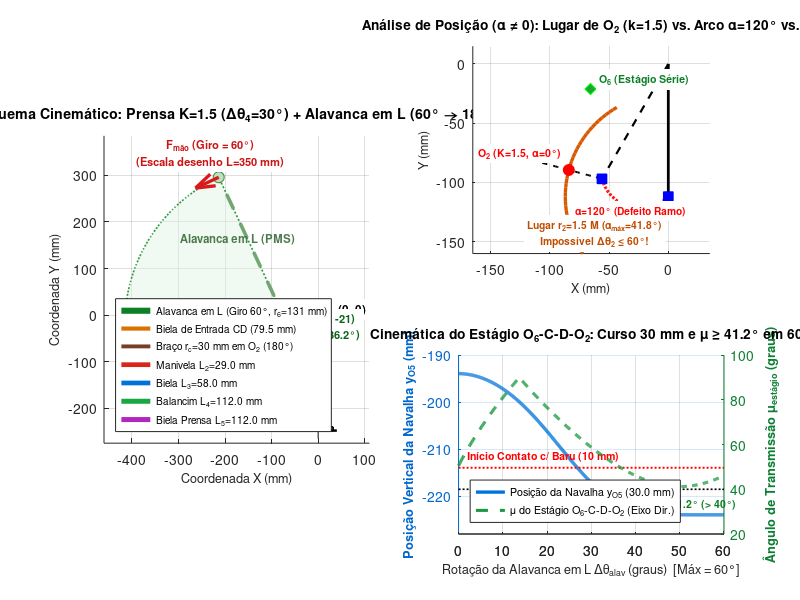
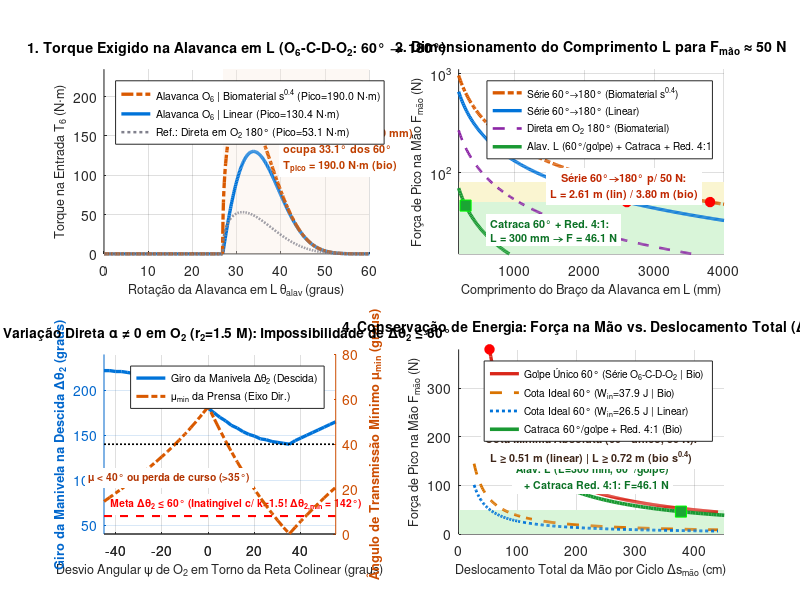

Write MATLAB code to recreate these figures, in order.
% =========================================================================
% Trabalho Final 1 - Dinâmica das Máquinas (UFG)
% Avaliação da Inserção de Alavanca em Formato de L (Força ~ 50 N, Curso <= 60°)
% no Mecanismo de Prensa K = 1.5, Delta_theta4 = 30° com Posição (alfa != 0)
%
% Análises realizadas:
%   1) Mecanismo Base K = 1.5, Delta_theta4 = 30° (PMS -> PMI)
%   2) Estágio em Série com Alavanca em L (O6-C-D-O2, alfa_in != 0, Giro = 60°)
%   3) Variação Direta de alfa != 0 em O2 (k = 1.5 estrito vs. alfa = 120°)
%   4) Prova pela Conservação de Energia + Comparativo c/ Catraca/Redutor 4:1
%
% Aluno: Guilherme Paiva Crispim Abalém | Prof. Sigeo Kitatani Jr.
% =========================================================================

clear; clc; close all;

if isempty(available_graphics_toolkits())
    try
        register_graphics_toolkit('qt');
        graphics_toolkit('qt');
    catch
    end
end

script_dir = fileparts(mfilename('fullpath'));
if isempty(script_dir), script_dir = '.'; end
assets_dir = fullfile(script_dir, 'assets');
if ~exist(assets_dir, 'dir'), mkdir(assets_dir); end

opt = optimset('Display', 'off');

% -------------------------------------------------------------------------
% 1. Mecanismo Base (K = 1.5, Delta_theta4 = 30°, h = 30 mm)
% -------------------------------------------------------------------------
h_curso = 30.0;        % Curso útil total da navalha (mm)
delta_q = 10.0;        % Curso efetivo de cisalhamento do baru (mm)
F_max   = 5000.0;      % Força máxima de corte por cisalhamento (N)
dt_deg  = 30.0;
dt      = deg2rad(dt_deg);

L4 = h_curso / (2.0 * (1.0 - cos(dt))); % 111.9615 mm
L5 = L4;

O4 = [0.0; 0.0];
B2 = [0.0; -L4];                       % PMI (x = 0, y = -111.96 mm)
B1 = [-L4 * sin(dt); -L4 * cos(dt)];   % PMS (x = -55.98, y = -96.96 mm)
M  = B1 - B2;
corda_M = norm(M);                     % 57.9555 mm

O2 = B2 + 1.5 * M;                     % [-83.97; -89.46] mm
L2 = corda_M / 2.0;                    % 28.9778 mm
L3 = corda_M;                          % 57.9555 mm
d_base = norm(O2);                     % 122.70 mm

y_pmi     = -2.0 * L4;                 % -223.923 mm
y_pms     = -2.0 * L4 * cos(dt);       % -193.923 mm
y_contato = y_pmi + delta_q;           % -213.923 mm

mu_guia    = 0.10;
eta_juntas = 0.96;                     % Rendimento do estágio base de barras
eta_est    = 0.96;                     % Rendimento do estágio de entrada

% Cinemática do mecanismo base no curso de descida (th2: 165° -> 345°)
Nb = 720;
th2_base_deg = linspace(165.0, 345.0, Nb);
th2_base_rad = deg2rad(th2_base_deg);
dth2_b = th2_base_rad(2) - th2_base_rad(1);

yp_base  = zeros(1, Nb);
b5_base  = zeros(1, Nb);
mu_base  = zeros(1, Nb);
x_curr = [atan2(B1(2)-O2(2), B1(1)-O2(1)); -pi/2 - dt];
for k = 1:Nb
    t2 = th2_base_rad(k);
    sis = @(x) [O2(1) + L2*cos(t2) + L3*cos(x(1)) - L4*cos(x(2)); ...
                O2(2) + L2*sin(t2) + L3*sin(x(1)) - L4*sin(x(2))];
    x_sol = fsolve(sis, x_curr, opt);
    x_curr = x_sol;
    xB = L4 * cos(x_sol(2));
    yB = L4 * sin(x_sol(2));
    yp_base(k) = yB - sqrt(max(0.0, L5^2 - xB^2));
    b5_base(k) = asin(min(1.0, abs(xB) / L5));
    da = mod(abs(x_sol(2) - x_sol(1)), 2*pi);
    if da > pi, da = 2*pi - da; end
    mu_base(k) = rad2deg(da);
end

hp_base = abs(gradient(yp_base * 1e-3, dth2_b));
eta_bar_b = (1.0 - mu_guia * tan(b5_base)) * eta_juntas;
s_pen_b = max(0.0, (y_contato - yp_base) / delta_q);
F_lin_b = F_max * s_pen_b;
F_bio_b = F_max * (s_pen_b.^0.4);
T2_lin_b = (F_lin_b .* hp_base) ./ eta_bar_b;
T2_bio_b = (F_bio_b .* hp_base) ./ eta_bar_b;

W_in_lin = trapz(th2_base_rad, T2_lin_b); % ~26.47 J
W_in_bio = trapz(th2_base_rad, T2_bio_b); % ~37.90 J

% -------------------------------------------------------------------------
% 2. ANÁLISE A: Alavanca em Formato de L em Série (O6 - C - D - O2)
%    Mapeamento 60° na Alavanca -> 180° na Manivela O2 (com alfa_est != 0)
% -------------------------------------------------------------------------
% Parâmetros sintetizados no referencial local (D1 = [rc;0], D2 = [-rc;0]):
rc_drv   = 30.0;   % Braço acoplado no eixo de O2 (mm)
ox_loc   = -50.0;  % Posição local de O6 em relação a O2 (mm)
oy_loc   = -50.0;
th_mid_d = 25.0;   % Ângulo médio do braço de saída da alavanca (graus)
t1_loc   = deg2rad(th_mid_d - 30.0);
t2_loc   = deg2rad(th_mid_d + 30.0);

u1 = [cos(t1_loc); sin(t1_loc)];
u2 = [cos(t2_loc); sin(t2_loc)];
num_r6 = norm([ox_loc; oy_loc] - [-rc_drv; 0])^2 - norm([ox_loc; oy_loc] - [rc_drv; 0])^2;
den_r6 = 2.0 * (dot([ox_loc; oy_loc] - [rc_drv; 0], u1) - dot([ox_loc; oy_loc] - [-rc_drv; 0], u2));
r6_drv = num_r6 / den_r6; % 130.95 mm
C1_loc = [ox_loc; oy_loc] + r6_drv * u1;
L_rod  = norm(C1_loc - [rc_drv; 0]); % 79.48 mm

% Rotação de montagem em torno de O2 para posicionamento ergonômico livre de colisão
% phi_rot = 210° coloca O6 acima/esquerda de O2; chaveta da manivela L2 defasada de -45°
phi_rot = deg2rad(210.0);
R_drv   = [cos(phi_rot), -sin(phi_rot); sin(phi_rot), cos(phi_rot)];
O6_glob = O2 + R_drv * [ox_loc; oy_loc];

% Ângulo de retorno rápido / assimetria alfa_estágio do driver (entre O6-D1 e O6-D2)
v_o6_d1 = [rc_drv; 0] - [ox_loc; oy_loc];
v_o6_d2 = [-rc_drv; 0] - [ox_loc; oy_loc];
alpha_drv = rad2deg(acos(max(-1, min(1, dot(v_o6_d1, v_o6_d2) / (norm(v_o6_d1)*norm(v_o6_d2))))));

% Varredura de 0° a 60° na alavanca em L
Ns = 601;
th6_loc = linspace(t1_loc, t2_loc, Ns);
dth6    = th6_loc(2) - th6_loc(1);
th6_sweep_deg = linspace(0.0, 60.0, Ns);

th_o2_loc = zeros(1, Ns);
mu_drv    = zeros(1, Ns);
C_glob    = zeros(2, Ns);
D_glob    = zeros(2, Ns);

for j = 1:Ns
    Cj_loc = [ox_loc; oy_loc] + r6_drv * [cos(th6_loc(j)); sin(th6_loc(j))];
    dC = norm(Cj_loc);
    cos_mu = (rc_drv^2 + L_rod^2 - dC^2) / (2.0 * rc_drv * L_rod);
    mu_d = rad2deg(acos(max(-1, min(1, cos_mu))));
    if mu_d > 90.0, mu_d = 180.0 - mu_d; end
    mu_drv(j) = mu_d;

    angC = atan2(Cj_loc(2), Cj_loc(1));
    cos_gam = (dC^2 + rc_drv^2 - L_rod^2) / (2.0 * dC * rc_drv);
    gam = acos(max(-1, min(1, cos_gam)));
    if j == 1
        if abs(mod(angC + gam + pi, 2*pi) - pi) < 1e-2
            sgn_b = +1;
        else
            sgn_b = -1;
        end
    end
    th_o2_loc(j) = angC + sgn_b * gam;
    Dj_loc = rc_drv * [cos(th_o2_loc(j)); sin(th_o2_loc(j))];
    C_glob(:, j) = O2 + R_drv * Cj_loc;
    D_glob(:, j) = O2 + R_drv * Dj_loc;
end

th_o2_u_deg = rad2deg(unwrap(th_o2_loc));
th2_drv_deg = 165.0 + (th_o2_u_deg - th_o2_u_deg(1)); % 165° (PMS) -> 345° (PMI)

% Cinemática acoplada completa (alavanca em L -> O2 -> B -> O5)
yp_drv  = interp1(th2_base_deg, yp_base, th2_drv_deg);
b5_drv  = interp1(th2_base_deg, b5_base, th2_drv_deg);
mu_p_drv = interp1(th2_base_deg, mu_base, th2_drv_deg);

hp_drv_th6 = abs(gradient(yp_drv * 1e-3, dth6));
eta_tot_drv = (1.0 - mu_guia * tan(b5_drv)) * eta_juntas * eta_est;
s_pen_drv = max(0.0, (y_contato - yp_drv) / delta_q);
F_lin_drv = F_max * s_pen_drv;
F_bio_drv = F_max * (s_pen_drv.^0.4);

T6_lin = (F_lin_drv .* hp_drv_th6) ./ eta_tot_drv;
T6_bio = (F_bio_drv .* hp_drv_th6) ./ eta_tot_drv;

idx_cut_drv = find(s_pen_drv > 0);
span_cut_th6 = th6_sweep_deg(idx_cut_drv(end)) - th6_sweep_deg(idx_cut_drv(1));

L_req_lin_50N = max(T6_lin) / 50.0;
L_req_bio_50N = max(T6_bio) / 50.0;

% Braço ergonômico da alavanca em L (90° horário em relação a O6->C)
% Se L_visual = 400 mm apenas para desenho técnico em escala com a prensa
L_L_draw = 350.0;
ang_C1 = atan2(C_glob(2,1) - O6_glob(2), C_glob(1,1) - O6_glob(1));
ang_C2 = atan2(C_glob(2,end) - O6_glob(2), C_glob(1,end) - O6_glob(1));
P_L_pms = O6_glob + L_L_draw * [cos(ang_C1 - pi/2); sin(ang_C1 - pi/2)];
P_L_pmi = O6_glob + L_L_draw * [cos(ang_C2 - pi/2); sin(ang_C2 - pi/2)];

% -------------------------------------------------------------------------
% 3. ANÁLISE B: Variação de alfa != 0 Diretamente em O2 (Síntese de Norton)
%    Mantendo r2 = 1.5 * corda_M (k = 1.5) para psi in [-45°, +55°]
% -------------------------------------------------------------------------
uM = M / corda_M;
nM_out = [-uM(2); uM(1)]; % Normal apontando para longe de O4

psi_vec_deg = linspace(-45.0, 55.0, 41);
n_psi = length(psi_vec_deg);
alp_arr     = zeros(1, n_psi);
dth_desc_arr = NaN(1, n_psi);
mu_min_arr  = zeros(1, n_psi);
h_util_arr  = NaN(1, n_psi);
L_50_lin_a  = NaN(1, n_psi);
L_50_bio_a  = NaN(1, n_psi);
O2_locus    = zeros(2, n_psi);

for p = 1:n_psi
    psi = deg2rad(psi_vec_deg(p));
    O2t = B2 + 1.5 * corda_M * (cos(psi)*uM + sin(psi)*nM_out);
    O2_locus(:, p) = O2t;
    r1t = norm(B1 - O2t); r2t = norm(B2 - O2t);
    L2t = (r2t - r1t) / 2.0; L3t = (r2t + r1t) / 2.0; dt_b = norm(O2t);
    alp_arr(p) = rad2deg(acos(max(-1, min(1, dot(B1-O2t, B2-O2t)/(r1t*r2t)))));

    c1 = (L3t^2 + L4^2 - (dt_b - L2t)^2) / (2.0*L3t*L4);
    c2 = (L3t^2 + L4^2 - (dt_b + L2t)^2) / (2.0*L3t*L4);
    mu1 = rad2deg(acos(max(-1, min(1, c1))));
    mu2 = rad2deg(acos(max(-1, min(1, c2))));
    mu_min_arr(p) = min([mu1, mu2, 180-mu1, 180-mu2]);

    th2_pmi_t = atan2(B2(2)-O2t(2), B2(1)-O2t(1));
    Nt = 360;
    th_f = linspace(th2_pmi_t, th2_pmi_t + 2*pi, Nt+1); th_f = th_f(1:Nt);
    dth_t = th_f(2) - th_f(1);
    ypt = zeros(1, Nt); b5t = zeros(1, Nt);
    x_c = [th2_pmi_t; -pi/2];
    ok_t = true;
    for k = 1:Nt
        t2 = th_f(k);
        sis = @(x) [O2t(1)+L2t*cos(t2)+L3t*cos(x(1))-L4*cos(x(2)); ...
                    O2t(2)+L2t*sin(t2)+L3t*sin(x(1))-L4*sin(x(2))];
        [xs, ~, info] = fsolve(sis, x_c, opt);
        if info <= 0, ok_t = false; break; end
        x_c = xs;
        xB = L4*cos(xs(2)); yB = L4*sin(xs(2));
        ypt(k) = yB - sqrt(max(0.0, L5^2 - xB^2));
        b5t(k) = asin(min(1.0, abs(xB)/L5));
    end
    if ok_t
        [ymax_t, ipms] = max(ypt);
        [ymin_t, ~]    = min(ypt);
        h_util_arr(p)  = ymax_t - ymin_t;
        dth_desc_arr(p) = 360.0 - (ipms - 1);
        idx_d = ipms:Nt;
        hpt = abs(gradient(ypt(idx_d)*1e-3, dth_t));
        etat = (1.0 - mu_guia*tan(b5t(idx_d))) * eta_juntas;
        spt = max(0.0, (ymin_t + delta_q - ypt(idx_d)) / delta_q);
        Tt_lin = (F_max * spt .* hpt) ./ etat;
        Tt_bio = (F_max * (spt.^0.4) .* hpt) ./ etat;
        L_50_lin_a(p) = max(Tt_lin) / 50.0;
        L_50_bio_a(p) = max(Tt_bio) / 50.0;
    end
end

% Caso limite k=1.5 com alavanca em L direta limitada a 60° antes do PMI (th2: 285° -> 345°)
idx_60_base = find(th2_base_deg >= 285.0);
h_60_base = max(yp_base(idx_60_base)) - min(yp_base(idx_60_base));

% -------------------------------------------------------------------------
% 4. Cota pela Conservação de Energia e Comparativo c/ Catraca + Redutor 4:1
% -------------------------------------------------------------------------
% Cota teórica absoluta para giro único de 60° (F_mao = 50 N constante):
L_min_energia_lin = W_in_lin / (50.0 * deg2rad(60.0)); % 0.506 m
L_min_energia_bio = W_in_bio / (50.0 * deg2rad(60.0)); % 0.724 m

% Redutor 4:1 com alavanca em L catracada (golpes de até 60° no pinhão):
i_red = 4.0; eta_eng = 0.96;
T_red_lin = T2_lin_b ./ (i_red * eta_eng);
T_red_bio = T2_bio_b ./ (i_red * eta_eng);
L_red_50N_lin = max(T_red_lin) / 50.0;
L_red_50N_bio = max(T_red_bio) / 50.0;
L_alav_pratica = 0.300; % 300 mm

fprintf('====================================================================================\n');
fprintf('AVALIAÇÃO: ALAVANCA EM FORMATO DE L (F ~ 50 N, GIRO <= 60°, K=1.5, Dtheta4=30°)\n');
fprintf('====================================================================================\n');
fprintf('1. Mecanismo Base K=1.5, Dtheta4=30°:\n');
fprintf('   L4=L5 = %.2f mm | L2 = %.2f mm | L3 = %.2f mm | O2 = [%.2f, %.2f] mm\n', L4, L2, L3, O2(1), O2(2));
fprintf('   Giro da manivela (PMS->PMI): 180.0° | mu_prensa = [%.1f°, %.1f°]\n', min(mu_base), max(mu_base));
fprintf('   T2_pico = %.2f N.m (linear) / %.2f N.m (bio s^0.4) | W_in = %.2f J (lin) / %.2f J (bio)\n', ...
    max(T2_lin_b), max(T2_bio_b), W_in_lin, W_in_bio);
fprintf('   Se limitada a apenas 60° antes do PMI em O2: curso cai para h = %.2f mm (INVIÁVEL)\n\n', h_60_base);

fprintf('2. Variação direta de alfa != 0 em O2 mantendo r2 = 1.5*M (K=1.5):\n');
fprintf('   alpha_max = arcsin(1/1.5) = %.2f° -> dth_descida_min = %.2f° (IMPOSSÍVEL <= 60°)\n\n', ...
    rad2deg(asin(1/1.5)), 180 - rad2deg(asin(1/1.5)));

fprintf('3. Estágio em Série com Alavanca em L (O6-C-D-O2, alfa_in = %.1f°, 60° -> 180°):\n', alpha_drv);
fprintf('   O6 = [%.2f, %.2f] mm | r6 = %.2f mm | L_biela = %.2f mm | rc = %.2f mm\n', ...
    O6_glob(1), O6_glob(2), r6_drv, L_rod, rc_drv);
fprintf('   mu_estágio = [%.1f°, %.1f°] (> 40° OK!) | Zona de corte = %.1f° dos 60°\n', ...
    min(mu_drv), max(mu_drv), span_cut_th6);
fprintf('   T6_pico = %.2f N.m (linear) / %.2f N.m (bio s^0.4)\n', max(T6_lin), max(T6_bio));
fprintf('   Comprimento p/ F = 50 N: L = %.2f m (linear) / %.2f m (bio) -> INVIÁVEL EM GOLPE ÚNICO!\n', ...
    L_req_lin_50N, L_req_bio_50N);
fprintf('   Para L = 0.50 m: F_mao_pico = %.1f N (linear) / %.1f N (bio)\n\n', ...
    max(T6_lin)/0.50, max(T6_bio)/0.50);

fprintf('4. Prova Universal pela Conservação de Energia (giro único <= 60° = 1.0472 rad):\n');
fprintf('   L_min_teorico (F=50 N constante): %.3f m (linear) / %.3f m (bio s^0.4)\n\n', ...
    L_min_energia_lin, L_min_energia_bio);

fprintf('5. Alternativa Aprovada (Alavanca em L 60°/golpe + Catraca + Redutor 4:1):\n');
fprintf('   T_pinhao_pico = %.2f N.m (lin) / %.2f N.m (bio)\n', max(T_red_lin), max(T_red_bio));
fprintf('   Com L = 300 mm: F_mao_pico = %.1f N (lin) / %.1f N (bio) | L p/ 50 N = %.0f mm\n', ...
    max(T_red_lin)/L_alav_pratica, max(T_red_bio)/L_alav_pratica, L_red_50N_bio*1000);
fprintf('====================================================================================\n');

% =========================================================================
% FIGURA 1: Esquema Cinemático da Alavanca em L (O6-C-D-O2) e Lugar de O2
% =========================================================================
fig1 = figure('Visible', 'off', 'Position', [40, 40, 1460, 840], 'Color', 'w');

% --- PAINEL ESQUERDO: ESQUEMA COMPLETO (axis equal) ---
subplot(1, 2, 1);
hold on; grid on; axis equal;

th_c = linspace(0, 2*pi, 120);
% Trajetória manivela O2 (A), pino D e balancim B
plot(O2(1) + L2*cos(th_c), O2(2) + L2*sin(th_c), 'Color', [0.7 0.7 0.75], 'LineStyle', ':', 'LineWidth', 1.3);
plot(O2(1) + rc_drv*cos(th_c), O2(2) + rc_drv*sin(th_c), 'Color', [0.55 0.65 0.75], 'LineStyle', ':', 'LineWidth', 1.1);
ang_arc_b = linspace(-pi/2 - dt, -pi/2, 60);
plot(L4*cos(ang_arc_b), L4*sin(ang_arc_b), 'Color', [0.6 0.75 0.65], 'LineStyle', '--', 'LineWidth', 1.5);

% Setor de 60° da alavanca em L (braço de saída O6-C e braço da mão O6-P)
ang_C_arc = linspace(ang_C1, ang_C2, 40);
plot(O6_glob(1) + r6_drv*cos(ang_C_arc), O6_glob(2) + r6_drv*sin(ang_C_arc), 'Color', [0.15 0.55 0.25], 'LineStyle', ':', 'LineWidth', 1.4);

ang_P_arc = linspace(ang_C1 - pi/2, ang_C2 - pi/2, 40);
fill([O6_glob(1), O6_glob(1) + L_L_draw*cos(ang_P_arc), O6_glob(1)], ...
     [O6_glob(2), O6_glob(2) + L_L_draw*sin(ang_P_arc), O6_glob(2)], ...
     [0.88 0.96 0.89], 'EdgeColor', [0.2 0.6 0.25], 'LineStyle', ':', 'LineWidth', 1.2, 'FaceAlpha', 0.45);

% Guia vertical, bigorna, buchas e baru
plot([0, 0], [-265, 25], 'Color', [0.3 0.3 0.3], 'LineStyle', '-.', 'LineWidth', 1.0);
fill([-32, 32, 32, -32], [-248, -248, -240, -240], [0.6 0.6 0.65], 'EdgeColor', 'k', 'LineWidth', 1.2);
plot([-40, 40], [-248, -248], 'k-', 'LineWidth', 1.8);
fill([-18, -13, -13, -18], [-230, -230, -175, -175], [0.85 0.85 0.88], 'EdgeColor', [0.4 0.4 0.45]);
fill([13, 18, 18, 13], [-230, -230, -175, -175], [0.85 0.85 0.88], 'EdgeColor', [0.4 0.4 0.45]);
fill(9.5*cos(th_c), -233 + 7.0*sin(th_c), [0.55 0.28 0.10], 'EdgeColor', [0.30 0.12 0.04], 'LineWidth', 1.5);

% Posições da prensa base: PMS (tracejado) e PMI (sólido)
v_O2_B2 = (B2 - O2) / norm(B2 - O2);
A_PMI   = O2 + L2 * v_O2_B2;
v_O2_B1 = (B1 - O2) / norm(B1 - O2);
A_PMS   = O2 - L2 * v_O2_B1;
O5_PMS  = [0; y_pms];
O5_PMI  = [0; y_pmi];

% Prensa no PMS (tracejado)
plot([O2(1), A_PMS(1)], [O2(2), A_PMS(2)], 'Color', [0.65 0.65 0.65], 'LineStyle', '--', 'LineWidth', 1.4);
plot([A_PMS(1), B1(1)], [A_PMS(2), B1(2)], 'Color', [0.45 0.65 0.85], 'LineStyle', '--', 'LineWidth', 1.4);
plot([O4(1), B1(1)], [O4(2), B1(2)], 'Color', [0.45 0.70 0.50], 'LineStyle', '--', 'LineWidth', 1.5);
plot([B1(1), O5_PMS(1)], [B1(2), O5_PMS(2)], 'Color', [0.75 0.55 0.75], 'LineStyle', '--', 'LineWidth', 1.5);

% Prensa no PMI (sólido)
h_l2 = plot([O2(1), A_PMI(1)], [O2(2), A_PMI(2)], 'Color', [0.85 0.15 0.10], 'LineWidth', 3.4);
h_l3 = plot([A_PMI(1), B2(1)], [A_PMI(2), B2(2)], 'Color', [0.00 0.45 0.85], 'LineWidth', 3.4);
h_l4 = plot([O4(1), B2(1)], [O4(2), B2(2)], 'Color', [0.10 0.65 0.25], 'LineWidth', 3.6);
h_l5 = plot([B2(1), O5_PMI(1)], [B2(2), O5_PMI(2)], 'Color', [0.70 0.15 0.75], 'LineWidth', 3.6);
fill([-11, 11, 11, 0, -11], [O5_PMI(2)+14, O5_PMI(2)+14, O5_PMI(2), O5_PMI(2)-7, O5_PMI(2)], ...
    [0.30 0.30 0.35], 'EdgeColor', 'k', 'LineWidth', 1.5);

% Estágio acionador + Alavanca em L no PMS (tracejado)
plot([O6_glob(1), P_L_pms(1)], [O6_glob(2), P_L_pms(2)], 'Color', [0.45 0.65 0.45], 'LineStyle', '--', 'LineWidth', 2.6);
plot([O6_glob(1), C_glob(1,1)], [O6_glob(2), C_glob(2,1)], 'Color', [0.45 0.65 0.45], 'LineStyle', '--', 'LineWidth', 2.2);
plot([C_glob(1,1), D_glob(1,1)], [C_glob(2,1), D_glob(2,1)], 'Color', [0.65 0.50 0.30], 'LineStyle', '--', 'LineWidth', 1.8);
plot([O2(1), D_glob(1,1)], [O2(2), D_glob(2,1)], 'Color', [0.60 0.45 0.45], 'LineStyle', '--', 'LineWidth', 1.8);
plot(P_L_pms(1), P_L_pms(2), 'o', 'MarkerFaceColor', [0.75 0.88 0.75], 'MarkerEdgeColor', [0.2 0.5 0.2], 'MarkerSize', 8);

% Estágio acionador + Alavanca em L no PMI (sólido destaque)
h_alav = plot([P_L_pmi(1), O6_glob(1), C_glob(1,end)], [P_L_pmi(2), O6_glob(2), C_glob(2,end)], ...
    'Color', [0.05 0.50 0.15], 'LineWidth', 4.4);
h_biela_in = plot([C_glob(1,end), D_glob(1,end)], [C_glob(2,end), D_glob(2,end)], ...
    'Color', [0.85 0.45 0.00], 'LineWidth', 3.0);
h_rc = plot([O2(1), D_glob(1,end)], [O2(2), D_glob(2,end)], 'Color', [0.45 0.25 0.15], 'LineWidth', 2.8);
plot(P_L_pmi(1), P_L_pmi(2), 'o', 'MarkerFaceColor', [0.10 0.65 0.20], 'MarkerEdgeColor', 'k', 'MarkerSize', 10);

% Seta de força tangencial na empunhadura (PMS e PMI)
u_f_pms = [sin(ang_C1 - pi/2); -cos(ang_C1 - pi/2)]; % sentido CCW (+theta6) -> [-sin; cos]
u_f_pms = [-sin(ang_C1 - pi/2); cos(ang_C1 - pi/2)];
quiver(P_L_pms(1), P_L_pms(2), 55*u_f_pms(1), 55*u_f_pms(2), 0, 'Color', [0.85 0.1 0.1], 'LineWidth', 2.4, 'MaxHeadSize', 0.45);
text(P_L_pms(1) - 18, P_L_pms(2) + 52, ...
    sprintf('F_{mão} (Giro = 60°)\n(Escala desenho L=350 mm)'), ...
    'FontSize', 8.0, 'FontWeight', 'bold', 'Color', [0.80 0.08 0.08], 'HorizontalAlignment', 'center', 'BackgroundColor', [1 1 1]);

% Pivôs fixos
for pt = [O4, O2, O6_glob]
    plot(pt(1), pt(2), 'ko', 'MarkerFaceColor', 'k', 'MarkerSize', 7);
end
text(6, 12, 'O_4 (0, 0)', 'FontSize', 8.5, 'FontWeight', 'bold', 'BackgroundColor', [1 1 1]);
text(O2(1)-14, O2(2)+14, 'O_2 (-84, -89)', 'FontSize', 8.0, 'FontWeight', 'bold', 'HorizontalAlignment', 'right', 'BackgroundColor', [1 1 1]);
text(O6_glob(1)+12, O6_glob(2)-4, sprintf('O_6 (-66, -21)\n(\\alpha_{est} = %.1f°)', alpha_drv), ...
    'FontSize', 8.0, 'FontWeight', 'bold', 'Color', [0.05 0.40 0.10], 'BackgroundColor', [1 1 1]);
text(-295, 165, 'Alavanca em L (PMS)', 'FontSize', 8.2, 'FontWeight', 'bold', 'Color', [0.30 0.48 0.30]);
text(-365, -25, 'Alavanca em L (PMI)', 'FontSize', 8.5, 'FontWeight', 'bold', 'Color', [0.05 0.45 0.15]);

title('Esquema Cinemático: Prensa K=1.5 (\Delta\theta_4=30°) + Alavanca em L (60° \rightarrow 180°)', 'FontSize', 10.2, 'FontWeight', 'bold');
xlabel('Coordenada X (mm)', 'FontSize', 9.2);
ylabel('Coordenada Y (mm)', 'FontSize', 9.2);
xlim([-460, 110]); ylim([-275, 385]);

legend([h_alav, h_biela_in, h_rc, h_l2, h_l3, h_l4, h_l5], ...
    {'Alavanca em L (Giro 60°, r_6=131 mm)', 'Biela de Entrada CD (79.5 mm)', 'Braço r_c=30 mm em O_2 (180°)', ...
     'Manivela L_2=29.0 mm', 'Biela L_3=58.0 mm', 'Balancim L_4=112.0 mm', 'Biela Prensa L_5=112.0 mm'}, ...
    'Location', 'southwest', 'FontSize', 7.3);

% --- PAINEL SUPERIOR DIREITO: LUGAR GEOMÉTRICO DE O2 PARA ALFA != 0 ---
subplot(2, 2, 2);
hold on; grid on; axis equal;

% Arco de O2 mantendo r2 = 1.5*M (psi in -45..55)
plot(O2_locus(1,:), O2_locus(2,:), 'Color', [0.85 0.35 0.00], 'LineWidth', 2.4);
% Reta colinear K (alfa = 0)
k_line = linspace(1.0, 2.5, 50);
plot(B2(1) + k_line*M(1), B2(2) + k_line*M(2), 'k--', 'LineWidth', 1.4);

% Arco capaz alfa = 120° (onde dth2 seria 60°)
alp120 = deg2rad(120.0);
R_120 = (corda_M/2) / sin(alp120);
d_120 = (corda_M/2) / tan(alp120);
C_120 = (B1+B2)/2 + d_120 * nM_out;
ang1 = atan2(B1(2)-C_120(2), B1(1)-C_120(1));
ang2 = atan2(B2(2)-C_120(2), B2(1)-C_120(1));
th_a120 = linspace(ang1, ang2, 60);
plot(C_120(1) + R_120*cos(th_a120), C_120(2) + R_120*sin(th_a120), 'r:', 'LineWidth', 2.2);

% Pontos B1, B2, O4, O2(K=1.5), O6
plot([O4(1), B2(1)], [O4(2), B2(2)], 'k-', 'LineWidth', 2.0);
plot([O4(1), B1(1)], [O4(2), B1(2)], 'k--', 'LineWidth', 1.6);
plot(B1(1), B1(2), 'bs', 'MarkerFaceColor', 'b', 'MarkerSize', 7);
plot(B2(1), B2(2), 'bs', 'MarkerFaceColor', 'b', 'MarkerSize', 7);
plot(O2(1), O2(2), 'ro', 'MarkerFaceColor', 'r', 'MarkerSize', 8);
plot(O6_glob(1), O6_glob(2), 'gd', 'MarkerFaceColor', [0.1 0.65 0.2], 'MarkerSize', 8);

text(O2(1)-6, O2(2)+14, 'O_2 (K=1.5, \alpha=0°)', 'FontSize', 7.6, 'FontWeight', 'bold', 'Color', 'r', 'HorizontalAlignment', 'right', 'BackgroundColor', [1 1 1]);
text(O6_glob(1)+8, O6_glob(2)+8, 'O_6 (Estágio Série)', 'FontSize', 7.6, 'FontWeight', 'bold', 'Color', [0.05 0.5 0.15], 'BackgroundColor', [1 1 1]);
text(-62, -143, sprintf('Lugar r_2=1.5 M (\\alpha_{máx}=41.8°)\nImpossível \\Delta\\theta_2 \\leq 60°!'), ...
    'FontSize', 7.4, 'FontWeight', 'bold', 'Color', [0.75 0.3 0], 'HorizontalAlignment', 'center', 'BackgroundColor', [1 1 1]);
text(-32, -124, '\alpha=120° (Defeito Ramo)', 'FontSize', 7.3, 'FontWeight', 'bold', 'Color', 'r', 'HorizontalAlignment', 'center', 'BackgroundColor', [1 1 1]);

title('Análise de Posição (\alpha \neq 0): Lugar de O_2 (k=1.5) vs. Arco \alpha=120° vs. O_6', 'FontSize', 9.8, 'FontWeight', 'bold');
xlabel('X (mm)', 'FontSize', 9.0); ylabel('Y (mm)', 'FontSize', 9.0);
xlim([-165, 35]); ylim([-160, 15]);

% --- PAINEL INFERIOR DIREITO: CINEMÁTICA DO ESTÁGIO 60° -> 180° ---
subplot(2, 2, 4);
hold on; grid on;

[ax1, h_y, h_mu] = plotyy(th6_sweep_deg, yp_drv, th6_sweep_deg, mu_drv);
hold(ax1(1), 'on'); hold(ax1(2), 'on');

set(h_y, 'Color', [0.00 0.45 0.85], 'LineWidth', 2.4);
set(h_mu, 'Color', [0.10 0.60 0.25], 'LineWidth', 2.2, 'LineStyle', '--');
plot(ax1(1), [0, 60], [y_contato, y_contato], 'r:', 'LineWidth', 1.4);
plot(ax1(2), [0, 60], [40, 40], 'k:', 'LineWidth', 1.2);

set(ax1(1), 'YColor', [0.00 0.40 0.80], 'XLim', [0, 60], 'YLim', [-228, -190]);
set(ax1(2), 'YColor', [0.05 0.50 0.20], 'XLim', [0, 60], 'YLim', [20, 100]);

xlabel(ax1(1), 'Rotação da Alavanca em L \Delta\theta_{alav} (graus)  [Máx = 60°]', 'FontSize', 9.2);
ylabel(ax1(1), 'Posição Vertical da Navalha y_{O5} (mm)', 'FontSize', 9.2, 'FontWeight', 'bold');
ylabel(ax1(2), 'Ângulo de Transmissão \mu_{estágio} (graus)', 'FontSize', 9.2, 'FontWeight', 'bold');
title('Cinemática do Estágio O_6-C-D-O_2: Curso 30 mm e \mu \geq 41.2° em 60°', 'FontSize', 9.8, 'FontWeight', 'bold');

text(ax1(1), 2, y_contato + 2.5, 'Início Contato c/ Baru (10 mm)', 'FontSize', 7.6, 'FontWeight', 'bold', 'Color', 'r');
text(ax1(2), 41, 33, '\mu_{min} = 41.2° (> 40°)', 'FontSize', 7.6, 'FontWeight', 'bold', 'Color', [0.05 0.5 0.15]);

legend([h_y; h_mu], {'Posição da Navalha y_{O5} (30.0 mm)', '\mu do Estágio O_6-C-D-O_2 (Eixo Dir.)'}, ...
    'Location', 'southwest', 'FontSize', 7.8);

out1 = fullfile(assets_dir, 'alavanca_L_esquema_cinematico.png');
print(fig1, out1, '-dpng', '-r300');
close(fig1);
fprintf('Figura 1 salva em: %s\n', out1);

% =========================================================================
% FIGURA 2: Dimensionamento L para ~50 N, Conservação de Energia e Alfa
% =========================================================================
fig2 = figure('Visible', 'off', 'Position', [50, 50, 1440, 880], 'Color', 'w');

% --- PAINEL 1: Torque T6(th6) ao longo dos 60° da Alavanca em L ---
subplot(2, 2, 1);
hold on; grid on;

fill([th6_sweep_deg(idx_cut_drv(1)), 60, 60, th6_sweep_deg(idx_cut_drv(1))], [0, 0, 235, 235], ...
    [0.98 0.92 0.88], 'EdgeColor', 'none', 'FaceAlpha', 0.35);

p_tlin = plot(th6_sweep_deg, T6_lin, 'Color', [0.00 0.45 0.85], 'LineWidth', 2.4);
p_tbio = plot(th6_sweep_deg, T6_bio, 'Color', [0.85 0.35 0.00], 'LineStyle', '-.', 'LineWidth', 2.4);
p_t2   = plot(th6_sweep_deg, interp1(th2_base_deg, T2_bio_b, th2_drv_deg), 'Color', [0.5 0.5 0.55], 'LineStyle', ':', 'LineWidth', 1.8);

text(40.5, 132, ...
    sprintf('Zona de Quebra (10 mm)\nocupa %.1f° dos 60°\nT_{pico} = %.1f N\\cdotm (bio)', span_cut_th6, max(T6_bio)), ...
    'FontSize', 7.8, 'FontWeight', 'bold', 'Color', [0.75 0.25 0.0], 'BackgroundColor', [1 1 1]);

title('1. Torque Exigido na Alavanca em L (O_6-C-D-O_2: 60° \rightarrow 180°)', 'FontSize', 10.2, 'FontWeight', 'bold');
xlabel('Rotação da Alavanca em L \theta_{alav} (graus)', 'FontSize', 9.2);
ylabel('Torque na Entrada T_6 (N\cdotm)', 'FontSize', 9.2);
xlim([0, 60]); ylim([0, 235]);
legend([p_tbio, p_tlin, p_t2], ...
    {sprintf('Alavanca O_6 | Biomaterial s^{0.4} (Pico=%.1f N\\cdotm)', max(T6_bio)), ...
     sprintf('Alavanca O_6 | Linear (Pico=%.1f N\\cdotm)', max(T6_lin)), ...
     sprintf('Ref.: Direta em O_2 180° (Pico=%.1f N\\cdotm)', max(T2_bio_b))}, ...
    'Location', 'northwest', 'FontSize', 7.6);

% --- PAINEL 2: Força na Mão F_mao vs Comprimento L_alav (Escala Log) ---
subplot(2, 2, 2);
hold on; grid on;

L_mm = linspace(200, 4000, 300);
L_m  = L_mm * 1e-3;
fill([200, 4000, 4000, 200], [15, 15, 50, 50], [0.85 0.96 0.85], 'EdgeColor', 'none');
fill([200, 4000, 4000, 200], [50, 50, 80, 80], [0.98 0.96 0.82], 'EdgeColor', 'none');

f_s_bio = plot(L_mm, max(T6_bio) ./ L_m, 'Color', [0.85 0.35 0.00], 'LineStyle', '-.', 'LineWidth', 2.4);
f_s_lin = plot(L_mm, max(T6_lin) ./ L_m, 'Color', [0.00 0.45 0.85], 'LineWidth', 2.4);
f_o2_bio = plot(L_mm, max(T2_bio_b) ./ L_m, 'Color', [0.55 0.15 0.65], 'LineStyle', '--', 'LineWidth', 1.9);
f_red_bio = plot(L_mm, max(T_red_bio) ./ L_m, 'Color', [0.10 0.60 0.20], 'LineWidth', 2.5);

plot([L_req_lin_50N*1000, L_req_bio_50N*1000], [50, 50], 'ro', 'MarkerFaceColor', 'r', 'MarkerSize', 7);
plot(300, max(T_red_bio)/0.30, 'gs', 'MarkerFaceColor', [0.1 0.65 0.2], 'MarkerSize', 8);

text(2570, 72, sprintf('Série 60°\\rightarrow180° p/ 50 N:\nL = %.2f m (lin) / %.2f m (bio)', L_req_lin_50N, L_req_bio_50N), ...
    'FontSize', 7.8, 'FontWeight', 'bold', 'Color', [0.75 0.15 0.0], 'HorizontalAlignment', 'center', 'BackgroundColor', [1 1 1]);
text(650, 26, sprintf('Catraca 60° + Red. 4:1:\nL = 300 mm \\rightarrow F = %.1f N', max(T_red_bio)/0.30), ...
    'FontSize', 7.8, 'FontWeight', 'bold', 'Color', [0.05 0.45 0.15], 'BackgroundColor', [1 1 1]);

set(gca, 'YScale', 'log');
title('2. Dimensionamento do Comprimento L para F_{mão} \approx 50 N', 'FontSize', 10.2, 'FontWeight', 'bold');
xlabel('Comprimento do Braço da Alavanca em L (mm)', 'FontSize', 9.2);
ylabel('Força de Pico na Mão F_{mão} (N)', 'FontSize', 9.2);
xlim([200, 4000]); ylim([15, 1100]);
legend([f_s_bio, f_s_lin, f_o2_bio, f_red_bio], ...
    {'Série 60°\rightarrow180° (Biomaterial s^{0.4})', ...
     'Série 60°\rightarrow180° (Linear)', ...
     'Direta em O_2 180° (Biomaterial)', ...
     'Alav. L (60°/golpe) + Catraca + Red. 4:1'}, ...
    'Location', 'northeast', 'FontSize', 7.4);

% --- PAINEL 3: Efeito da Posição alfa != 0 em O2 (r2 = 1.5*M) ---
subplot(2, 2, 3);
hold on; grid on;

[ax3, h_ang, h_mu3] = plotyy(psi_vec_deg, dth_desc_arr, psi_vec_deg, mu_min_arr);
hold(ax3(1), 'on'); hold(ax3(2), 'on');

set(h_ang, 'Color', [0.00 0.45 0.85], 'LineWidth', 2.4);
set(h_mu3, 'Color', [0.85 0.35 0.00], 'LineStyle', '-.', 'LineWidth', 2.2);
plot(ax3(1), [-45, 55], [60, 60], 'r--', 'LineWidth', 1.5);
plot(ax3(2), [-45, 55], [40, 40], 'k:', 'LineWidth', 1.2);

set(ax3(1), 'YColor', [0.00 0.40 0.80], 'XLim', [-45, 55], 'YLim', [40, 240]);
set(ax3(2), 'YColor', [0.80 0.30 0.00], 'XLim', [-45, 55], 'YLim', [0, 80]);

xlabel(ax3(1), 'Desvio Angular \psi de O_2 em Torno da Reta Colinear (graus)', 'FontSize', 9.2);
ylabel(ax3(1), 'Giro da Manivela na Descida \Delta\theta_2 (graus)', 'FontSize', 9.2, 'FontWeight', 'bold');
ylabel(ax3(2), 'Ângulo de Transmissão Mínimo \mu_{min} (graus)', 'FontSize', 9.2, 'FontWeight', 'bold');
title('3. Variação Direta \alpha \neq 0 em O_2 (r_2=1.5 M): Impossibilidade de \Delta\theta_2 \leq 60°', 'FontSize', 9.8, 'FontWeight', 'bold');

text(ax3(1), -42, 73, 'Meta \Delta\theta_2 \leq 60° (Inatingível c/ k=1.5! \Delta\theta_{2,min} = 142°)', ...
    'FontSize', 7.4, 'FontWeight', 'bold', 'Color', 'r', 'BackgroundColor', [1 1 1]);
text(ax3(2), 18, 25, '\mu < 40° ou perda de curso (>35°)', 'FontSize', 7.4, 'FontWeight', 'bold', 'Color', [0.7 0.2 0], 'HorizontalAlignment', 'right', 'BackgroundColor', [1 1 1]);

legend([h_ang; h_mu3], {'Giro da Manivela \Delta\theta_2 (Descida)', '\mu_{min} da Prensa (Eixo Dir.)'}, ...
    'Location', 'northeast', 'FontSize', 7.6);

% --- PAINEL 4: Prova pela Conservação de Energia (F x Deslocamento da Mão) ---
subplot(2, 2, 4);
hold on; grid on;

L_sw = linspace(0.25, 4.20, 250);
arc_60_m  = L_sw * deg2rad(60.0) * 100.0; % cm
F_60_ideal_lin = W_in_lin ./ (L_sw * deg2rad(60.0));
F_60_ideal_bio = W_in_bio ./ (L_sw * deg2rad(60.0));
F_60_serie_bio = max(T6_bio) ./ L_sw;

L_sw_r = linspace(0.15, 0.50, 100);
arc_cat_4_1 = L_sw_r * (12 * deg2rad(60.0)) * 100.0; % 12 bombeadas de 60° = 720° no pinhão
F_cat_4_1 = max(T_red_bio) ./ L_sw_r;

fill([0, 450, 450, 0], [0, 0, 50, 50], [0.85 0.96 0.85], 'EdgeColor', 'none');
e1 = plot(arc_60_m, F_60_serie_bio, 'Color', [0.85 0.15 0.10], 'LineWidth', 2.4);
e2 = plot(arc_60_m, F_60_ideal_bio, 'Color', [0.85 0.45 0.00], 'LineStyle', '--', 'LineWidth', 2.0);
e3 = plot(arc_60_m, F_60_ideal_lin, 'Color', [0.00 0.45 0.85], 'LineStyle', ':', 'LineWidth', 2.0);
e4 = plot(arc_cat_4_1, F_cat_4_1, 'Color', [0.10 0.60 0.20], 'LineWidth', 2.6);

% Pontos de destaque
plot(50 * deg2rad(60), max(T6_bio)/0.50, 'ro', 'MarkerFaceColor', 'r', 'MarkerSize', 7);
text(60, 290, sprintf('L=0.50 m, 60° único:\nF=%.0f N (Reprovado)', max(T6_bio)/0.50), ...
    'FontSize', 7.6, 'FontWeight', 'bold', 'Color', [0.75 0.1 0.1], 'BackgroundColor', [1 1 1]);

arc_300_cat = 30.0 * (12 * deg2rad(60));
plot(arc_300_cat, max(T_red_bio)/0.30, 'gs', 'MarkerFaceColor', [0.1 0.65 0.2], 'MarkerSize', 8);
text(arc_300_cat - 20, 118, ...
    sprintf('Alav. L (L=300 mm, 60°/golpe)\n+ Catraca Red. 4:1: F=%.1f N', max(T_red_bio)/0.30), ...
    'FontSize', 7.6, 'FontWeight', 'bold', 'Color', [0.05 0.45 0.15], 'HorizontalAlignment', 'right', 'BackgroundColor', [1 1 1]);

text(225, 175, sprintf('Cota Mínima Absoluta (60° único, 50 N):\nL \\geq %.2f m (linear) | L \\geq %.2f m (bio s^{0.4})', ...
    L_min_energia_lin, L_min_energia_bio), ...
    'FontSize', 7.8, 'FontWeight', 'bold', 'Color', [0.25 0.15 0.1], 'HorizontalAlignment', 'center', 'BackgroundColor', [1 1 1]);

title('4. Conservação de Energia: Força na Mão vs. Deslocamento Total (\Deltas_{mão})', 'FontSize', 10.0, 'FontWeight', 'bold');
xlabel('Deslocamento Total da Mão por Ciclo \Deltas_{mão} (cm)', 'FontSize', 9.2);
ylabel('Força de Pico na Mão F_{mão} (N)', 'FontSize', 9.2);
xlim([0, 450]); ylim([0, 380]);
legend([e1, e2, e3, e4], ...
    {'Golpe Único 60° (Série O_6-C-D-O_2 | Bio)', ...
     'Cota Ideal 60° (W_{in}=37.9 J | Bio)', ...
     'Cota Ideal 60° (W_{in}=26.5 J | Linear)', ...
     'Catraca 60°/golpe + Red. 4:1 (Bio)'}, ...
    'Location', 'northeast', 'FontSize', 7.4);

out2 = fullfile(assets_dir, 'alavanca_L_forca_energia_50N.png');
print(fig2, out2, '-dpng', '-r300');
close(fig2);
fprintf('Figura 2 salva em: %s\n', out2);
